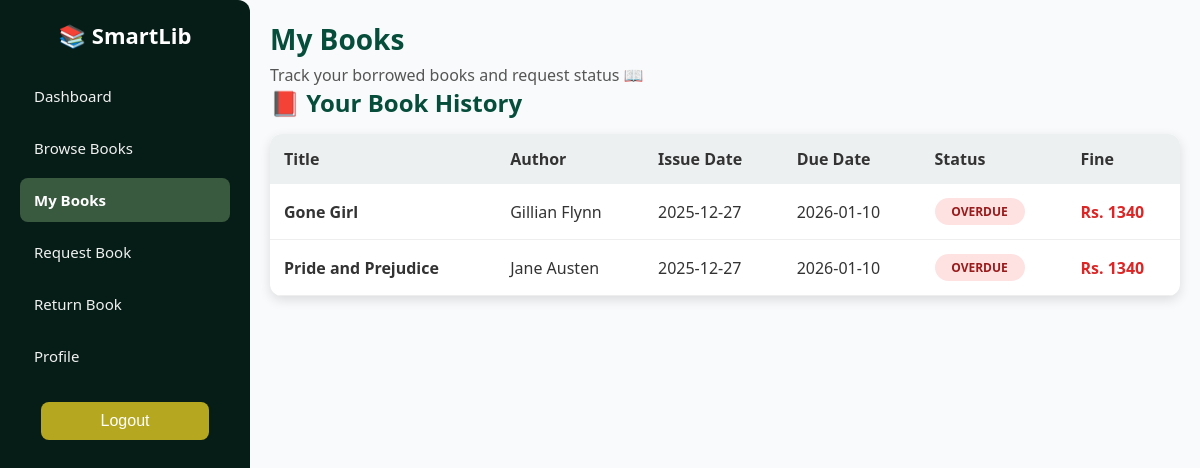
The page /student/mybooks.php (signed in) on the database its author committed.
### tables this page shows
CREATE TABLE `issued_books` (
  `issue_id` int(11) NOT NULL,
  `member_id` int(11) NOT NULL,
  `book_id` int(11) NOT NULL,
  `issue_date` date DEFAULT NULL,
  `due_date` date DEFAULT NULL,
  `return_date` date DEFAULT NULL,
  `status` enum('issued','returned','overdue','requested') DEFAULT 'issued'
);

CREATE TABLE `books` (
  `book_id` int(11) NOT NULL,
  `title` varchar(255) NOT NULL,
  `author` varchar(255) DEFAULT NULL,
  `category` varchar(255) DEFAULT NULL,
  `isbn` varchar(100) DEFAULT NULL,
  `publisher` varchar(255) DEFAULT NULL,
  `year_published` int(11) DEFAULT NULL,
  `copies_available` int(11) DEFAULT NULL,
  `status` enum('available','borrowed','requested') DEFAULT 'available'
);

### student/mybooks.php (the view, shortened to what this page needs)
<?php
require '../SmartLib.php';
$member_id = $_SESSION['member_id'];
$sql = "SELECT ib.issue_id, ib.book_id, ib.issue_date, ib.due_date, ib.return_date, ib.status AS issue_status,
               b.title, b.author
        FROM issued_books ib
        JOIN books b ON ib.book_id = b.book_id
        WHERE ib.member_id = ?
        ORDER BY ib.issue_date DESC";
$stmt = $conn->prepare($sql);
$stmt->bind_param("i", $member_id);
$stmt->execute();
$result = $stmt->get_result();
$books = [];
while ($row = $result->fetch_assoc()) {
  $today = new DateTime();
  $due_date = $row['due_date'] ? new DateTime($row['due_date']) : null;
  $fine = "-";
  $status_text = "";
  $status_class = "";
  if ($row['issue_status'] === 'requested') {
    $status_text = "Pending Approval";
    $status_class = "pending";
  }
  elseif ($row['issue_status'] === 'issued') {
    if ($due_date && $today > $due_date) {
      $status_text = "Overdue";
      $status_class = "overdue";
      $days_overdue = $today->diff($due_date)->days;
      $fine = "Rs. " . ($days_overdue * 10);
    } else {
      $status_text = "Issued / On Time";
      $status_class = "available";
    }
  }
  $row['status_display'] = $status_text;
  $row['class_display'] = $status_class;
  $row['fine_amount'] = $fine;
  $books[] = $row;
}
?>
<!DOCTYPE html>
<html lang="en">
<head>
  <link rel="stylesheet" href="../assets/styles/theme.css" />
  <link rel="stylesheet" href="../assets/styles/layout.css" />
  <link rel="stylesheet" href="../assets/styles/student.css" />
</head>
<body>
  <?php include '../partials/sidebar.php'; ?>
  <div class="main-content">
    <header>
      <h1>My Books</h1>
      <p>Track your borrowed books and request status 📖</p>
    </header>
    <section class="book-list-section">
      <h2>📕 Your Book History</h2>
      <table>
        <thead>
          <tr>
            <th>Title</th>
            <th>Author</th>
            <th>Issue Date</th>
            <th>Due Date</th>
            <th>Status</th>
            <th>Fine</th>
          </tr>
        </thead>
        <tbody>
          <?php if (!empty($books)): ?>
            <?php foreach ($books as $book): ?>
              <tr>
                <td><strong><?= htmlspecialchars($book['title']) ?></strong></td>
                <td><?= htmlspecialchars($book['author']) ?></td>
                <td><?= $book['issue_date'] ?: '—' ?></td>
                <td><?= $book['due_date'] ?: '—' ?></td>
                <td>
                  <span class="status <?= $book['class_display'] ?>">
                    <?= $book['status_display'] ?>
                  </span>
                </td>
                <td class="<?= $book['fine_amount'] != '-' ? 'fine-highlight' : '' ?>">
                  <?= $book['fine_amount'] ?>
                </td>
              </tr>
            <?php endforeach; ?>
          <?php else: ?>
            <tr>
              <td colspan="6" style="text-align:center;">No books found in your account.</td>
            </tr>
          <?php endif; ?>
        </tbody>
      </table>
    </section>
  </div>
</body>
</html>

### assets/styles/theme.css (style rules this page uses)
:root { --green-950: #03110d; --green-900: #061d17; --green-800: #083326; --green-700: #064e3b; --green-600: #1f5134; --green-500: #2f6b4a; --green-400: #3a5a40; --green-300: #7fbf9f; --green-200: #bfe3d1; --green-100: #e7f5ef; --accent: #10b981; --danger: #c0392b; --warning: #b5a820; --text: #333333; --muted: #555555; --bg: #f9fafb; --white: #ffffff; --shadow: 0 4px 12px rgba(0, 0, 0, 0.12); --soft-shadow: 0 6px 18px rgba(0, 0, 0, 0.14); --radius: 12px; }
* { margin: 0; padding: 0; box-sizing: border-box; }
html, body { height: 100%; font-family: "Segoe UI", Arial, sans-serif; color: var(--text); background: var(--bg); }

### assets/styles/layout.css (style rules this page uses)
.main-content { margin-left: 250px; padding: 20px; width: calc(100% - 250px); }
header h1 { font-size: 28px; margin-bottom: 6px; color: var(--green-700); }
header p { color: var(--muted); }
.status { padding: 6px 18px; border-radius: 20px; font-weight: 600; font-size: 14px; color: var(--white); display: inline-block; min-width: 90px; text-align: center; }

### assets/styles/student.css (style rules this page uses)
.book-list-section h2 { margin-bottom: 15px; font-size: 24px; color: var(--green-700); }
table { width: 100%; border-collapse: collapse; min-width: 600px; background: var(--white); border-radius: var(--radius); overflow: hidden; box-shadow: var(--shadow); }
thead th { text-align: left; padding: 14px; background: #ecf0f1; color: var(--text); }
tbody td { padding: 14px; border-bottom: 1px solid #eee; }

### student/mybooks.php (style rules this page uses)
.status { padding: 5px 10px; border-radius: 20px; font-size: 12px; font-weight: bold; text-transform: uppercase; }
.overdue { background: #fee2e2; color: #991b1b; }
.fine-highlight { color: #dc2626; font-weight: bold; }

### rows shown on the page
issued_books: book.title "Gone Girl", book.author "Gillian Flynn", issue_date "2025-12-27", due_date "2026-01-10", status_display "OVERDUE", fine_amount "Rs. 1340"
issued_books: book.title "Pride and Prejudice", book.author "Jane Austen", issue_date "2025-12-27", due_date "2026-01-10", status_display "OVERDUE", fine_amount "Rs. 1340"
